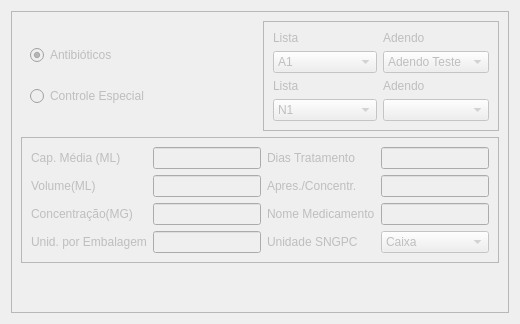
          <widget class="QWidget" name="SNGPC">
           <attribute name="title">
            <string>SNGPC</string>
           </attribute>
           <layout class="QGridLayout" name="gridLayout_12">
            <item row="0" column="0">
             <widget class="QFrame" name="SNGPC_Frame">
              <property name="enabled">
               <bool>false</bool>
              </property>
              <property name="sizePolicy">
               <sizepolicy hsizetype="Preferred" vsizetype="Preferred">
                <horstretch>0</horstretch>
                <verstretch>0</verstretch>
               </sizepolicy>
              </property>
              <property name="autoFillBackground">
               <bool>true</bool>
              </property>
              <property name="frameShape">
               <enum>QFrame::StyledPanel</enum>
              </property>
              <property name="frameShadow">
               <enum>QFrame::Raised</enum>
              </property>
              <layout class="QGridLayout" name="gridLayout_2">
               <item row="0" column="0">
                <widget class="QWidget" name="SNGPCWidget" native="true">
                 <property name="sizePolicy">
                  <sizepolicy hsizetype="Preferred" vsizetype="Preferred">
                   <horstretch>0</horstretch>
                   <verstretch>0</verstretch>
                  </sizepolicy>
                 </property>
                 <layout class="QGridLayout" name="gridLayout_6">
                  <item row="0" column="0">
                   <widget class="QRadioButton" name="Antibiotico_radioButton">
                    <property name="text">
                     <string>Antibióticos</string>
                    </property>
                    <property name="checked">
                     <bool>true</bool>
                    </property>
                   </widget>
                  </item>
                  <item row="1" column="0">
                   <widget class="QRadioButton" name="ControleEspecial_radioButton">
                    <property name="text">
                     <string>Controle Especial</string>
                    </property>
                   </widget>
                  </item>
                 </layout>
                </widget>
               </item>
               <item row="1" column="0" colspan="2">
                <widget class="QFrame" name="SNGPC_Frame2">
                 <property name="enabled">
                  <bool>false</bool>
                 </property>
                 <property name="frameShape">
                  <enum>QFrame::StyledPanel</enum>
                 </property>
                 <property name="frameShadow">
                  <enum>QFrame::Raised</enum>
                 </property>
                 <layout class="QGridLayout" name="gridLayout_8">
                  <item row="3" column="0">
                   <widget class="QLabel" name="Volume_Label">
                    <property name="text">
                     <string>Volume(ML)</string>
                    </property>
                   </widget>
                  </item>
                  <item row="3" column="1">
                   <widget class="QLineEdit" name="Volume_Entry">
                    <property name="styleSheet">
                     <string notr="true"/>
                    </property>
                    <property name="alignment">
                     <set>Qt::AlignLeading|Qt::AlignLeft|Qt::AlignTop</set>
                    </property>
                    <property name="readOnly">
                     <bool>false</bool>
                    </property>
                   </widget>
                  </item>
                  <item row="4" column="1">
                   <widget class="QLineEdit" name="Concentracao_Entry">
                    <property name="styleSheet">
                     <string notr="true"/>
                    </property>
                    <property name="alignment">
                     <set>Qt::AlignLeading|Qt::AlignLeft|Qt::AlignTop</set>
                    </property>
                    <property name="readOnly">
                     <bool>false</bool>
                    </property>
                   </widget>
                  </item>
                  <item row="4" column="0">
                   <widget class="QLabel" name="Concentracao_Label">
                    <property name="text">
                     <string>Concentração(MG)</string>
                    </property>
                   </widget>
                  </item>
                  <item row="1" column="0">
                   <widget class="QLabel" name="CapMedia_Label">
                    <property name="text">
                     <string>Cap. Média (ML)</string>
                    </property>
                    <property name="alignment">
                     <set>Qt::AlignLeading|Qt::AlignLeft|Qt::AlignVCenter</set>
                    </property>
                   </widget>
                  </item>
                  <item row="1" column="2">
                   <widget class="QLabel" name="DiasTrat_Label">
                    <property name="text">
                     <string>Dias Tratamento</string>
                    </property>
                   </widget>
                  </item>
                  <item row="1" column="1">
                   <widget class="QLineEdit" name="CapMedia_Entry">
                    <property name="mouseTracking">
                     <bool>true</bool>
                    </property>
                    <property name="focusPolicy">
                     <enum>Qt::StrongFocus</enum>
                    </property>
                    <property name="styleSheet">
                     <string notr="true"/>
                    </property>
                    <property name="echoMode">
                     <enum>QLineEdit::Normal</enum>
                    </property>
                    <property name="alignment">
                     <set>Qt::AlignLeading|Qt::AlignLeft|Qt::AlignTop</set>
                    </property>
                    <property name="readOnly">
                     <bool>false</bool>
                    </property>
                    <property name="cursorMoveStyle">
                     <enum>Qt::LogicalMoveStyle</enum>
                    </property>
                   </widget>
                  </item>
                  <item row="1" column="3">
                   <widget class="QLineEdit" name="DiasTrat_Entry">
                    <property name="styleSheet">
                     <string notr="true"/>
                    </property>
                    <property name="readOnly">
                     <bool>false</bool>
                    </property>
                   </widget>
                  </item>
                  <item row="3" column="3">
                   <widget class="QLineEdit" name="Apres_Entry">
                    <property name="styleSheet">
                     <string notr="true"/>
                    </property>
                    <property name="readOnly">
                     <bool>false</bool>
                    </property>
                   </widget>
                  </item>
                  <item row="3" column="2">
                   <widget class="QLabel" name="Apres_Label">
                    <property name="text">
                     <string>Apres./Concentr.</string>
                    </property>
                   </widget>
                  </item>
                  <item row="4" column="2">
                   <widget class="QLabel" name="NomeMedic_Label">
                    <property name="text">
                     <string>Nome Medicamento</string>
                    </property>
                   </widget>
                  </item>
                  <item row="4" column="3">
                   <widget class="QLineEdit" name="NomeMedic_Entry">
                    <property name="styleSheet">
                     <string notr="true"/>
                    </property>
                    <property name="readOnly">
                     <bool>false</bool>
                    </property>
                   </widget>
                  </item>
                  <item row="5" column="0">
                   <widget class="QLabel" name="UnidEmbalagemLabel">
                    <property name="text">
                     <string>Unid. por Embalagem</string>
                    </property>
                   </widget>
                  </item>
                  <item row="5" column="1">
                   <widget class="QLineEdit" name="UnidEmbalagem_Entry">
                    <property name="styleSheet">
                     <string notr="true"/>
                    </property>
                    <property name="alignment">
                     <set>Qt::AlignLeading|Qt::AlignLeft|Qt::AlignTop</set>
                    </property>
                    <property name="readOnly">
                     <bool>false</bool>
                    </property>
                   </widget>
                  </item>
                  <item row="5" column="3">
                   <widget class="QComboBox" name="UnidadeSNGPC_ComboBox_2">
                    <property name="enabled">
                     <bool>false</bool>
                    </property>
                    <property name="sizePolicy">
                     <sizepolicy hsizetype="Preferred" vsizetype="Fixed">
                      <horstretch>0</horstretch>
                      <verstretch>0</verstretch>
                     </sizepolicy>
                    </property>
                    <item>
                     <property name="text">
                      <string>Caixa</string>
                     </property>
                    </item>
                    <item>
                     <property name="text">
                      <string>Frasco</string>
                     </property>
                    </item>
                   </widget>
                  </item>
                  <item row="5" column="2">
                   <widget class="QLabel" name="UnidadeSNGPC_Label_2">
                    <property name="sizePolicy">
                     <sizepolicy hsizetype="Preferred" vsizetype="Fixed">
                      <horstretch>0</horstretch>
                      <verstretch>0</verstretch>
                     </sizepolicy>
                    </property>
                    <property name="text">
                     <string>Unidade SNGPC</string>
                    </property>
                    <property name="alignment">
                     <set>Qt::AlignBottom|Qt::AlignLeading|Qt::AlignLeft</set>
                    </property>
                   </widget>
                  </item>
                 </layout>
                </widget>
               </item>
               <item row="2" column="0" colspan="2">
                <spacer name="verticalSpacer">
                 <property name="orientation">
                  <enum>Qt::Vertical</enum>
                 </property>
                 <property name="sizeHint" stdset="0">
                  <size>
                   <width>20</width>
                   <height>40</height>
                  </size>
                 </property>
                </spacer>
               </item>
               <item row="0" column="1">
                <widget class="QFrame" name="ControleEspecial_Frame">
                 <property name="sizePolicy">
                  <sizepolicy hsizetype="Preferred" vsizetype="Preferred">
                   <horstretch>0</horstretch>
                   <verstretch>0</verstretch>
                  </sizepolicy>
                 </property>
                 <property name="frameShape">
                  <enum>QFrame::StyledPanel</enum>
                 </property>
                 <property name="frameShadow">
                  <enum>QFrame::Raised</enum>
                 </property>
                 <layout class="QGridLayout" name="gridLayout_16">
                  <item row="0" column="0">
                   <widget class="QLabel" name="ListaContEsp_Label">
                    <property name="sizePolicy">
                     <sizepolicy hsizetype="Preferred" vsizetype="Fixed">
                      <horstretch>0</horstretch>
                      <verstretch>0</verstretch>
                     </sizepolicy>
                    </property>
                    <property name="visible">
                     <bool>false</bool>
                    </property>
                    <property name="text">
                     <string>Lista</string>
                    </property>
                    <property name="alignment">
                     <set>Qt::AlignBottom|Qt::AlignLeading|Qt::AlignLeft</set>
                    </property>
                   </widget>
                  </item>
                  <item row="0" column="1">
                   <widget class="QLabel" name="AdendoContEsp_Label">
                    <property name="sizePolicy">
                     <sizepolicy hsizetype="Preferred" vsizetype="Fixed">
                      <horstretch>0</horstretch>
                      <verstretch>0</verstretch>
                     </sizepolicy>
                    </property>
                    <property name="visible">
                     <bool>false</bool>
                    </property>
                    <property name="text">
                     <string>Adendo</string>
                    </property>
                    <property name="alignment">
                     <set>Qt::AlignBottom|Qt::AlignLeading|Qt::AlignLeft</set>
                    </property>
                   </widget>
                  </item>
                  <item row="1" column="0">
                   <widget class="QComboBox" name="ListaContEsp_ComboBox">
                    <property name="enabled">
                     <bool>false</bool>
                    </property>
                    <property name="sizePolicy">
                     <sizepolicy hsizetype="Preferred" vsizetype="Fixed">
                      <horstretch>0</horstretch>
                      <verstretch>0</verstretch>
                     </sizepolicy>
                    </property>
                    <property name="visible">
                     <bool>false</bool>
                    </property>
                    <item>
                     <property name="text">
                      <string>A1</string>
                     </property>
                    </item>
                    <item>
                     <property name="text">
                      <string>A2</string>
                     </property>
                    </item>
                    <item>
                     <property name="text">
                      <string>A3</string>
                     </property>
                    </item>
                    <item>
                     <property name="text">
                      <string>B1</string>
                     </property>
                    </item>
                    <item>
                     <property name="text">
                      <string>B2</string>
                     </property>
                    </item>
                    <item>
                     <property name="text">
                      <string>C1</string>
                     </property>
                    </item>
                    <item>
                     <property name="text">
                      <string>C2</string>
                     </property>
                    </item>
                    <item>
                     <property name="text">
                      <string>C3</string>
                     </property>
                    </item>
                    <item>
                     <property name="text">
                      <string>C4</string>
                     </property>
                    </item>
                    <item>
                     <property name="text">
                      <string>C5</string>
                     </property>
                    </item>
                   </widget>
                  </item>
                  <item row="1" column="1">
                   <widget class="QComboBox" name="AdendoContEsp_ComboBox">
                    <property name="enabled">
                     <bool>false</bool>
                    </property>
                    <property name="sizePolicy">
                     <sizepolicy hsizetype="Preferred" vsizetype="Fixed">
                      <horstretch>0</horstretch>
                      <verstretch>0</verstretch>
                     </sizepolicy>
                    </property>
                    <property name="visible">
                     <bool>false</bool>
                    </property>
                    <item>
                     <property name="text">
                      <string>Adendo Teste</string>
                     </property>
                    </item>
                   </widget>
                  </item>
                  <item row="2" column="0">
                   <widget class="QLabel" name="ListaAnti_Label">
                    <property name="sizePolicy">
                     <sizepolicy hsizetype="Preferred" vsizetype="Fixed">
                      <horstretch>0</horstretch>
                      <verstretch>0</verstretch>
                     </sizepolicy>
                    </property>
                    <property name="text">
                     <string>Lista</string>
                    </property>
                    <property name="alignment">
                     <set>Qt::AlignBottom|Qt::AlignLeading|Qt::AlignLeft</set>
                    </property>
                   </widget>
                  </item>
                  <item row="3" column="0">
                   <widget class="QComboBox" name="ListaAnti_ComboBox">
                    <property name="enabled">
                     <bool>false</bool>
                    </property>
                    <property name="sizePolicy">
                     <sizepolicy hsizetype="Preferred" vsizetype="Fixed">
                      <horstretch>0</horstretch>
                      <verstretch>0</verstretch>
                     </sizepolicy>
                    </property>
                    <item>
                     <property name="text">
                      <string>N1</string>
                     </property>
                    </item>
                   </widget>
                  </item>
                  <item row="3" column="1">
                   <widget class="QComboBox" name="AdendoAnti_ComboBox">
                    <property name="enabled">
                     <bool>false</bool>
                    </property>
                    <property name="sizePolicy">
                     <sizepolicy hsizetype="Preferred" vsizetype="Fixed">
                      <horstretch>0</horstretch>
                      <verstretch>0</verstretch>
                     </sizepolicy>
                    </property>
                   </widget>
                  </item>
                  <item row="2" column="1">
                   <widget class="QLabel" name="AdendoAnti_Label">
                    <property name="sizePolicy">
                     <sizepolicy hsizetype="Preferred" vsizetype="Fixed">
                      <horstretch>0</horstretch>
                      <verstretch>0</verstretch>
                     </sizepolicy>
                    </property>
                    <property name="text">
                     <string>Adendo</string>
                    </property>
                    <property name="alignment">
                     <set>Qt::AlignBottom|Qt::AlignLeading|Qt::AlignLeft</set>
                    </property>
                   </widget>
                  </item>
                 </layout>
                </widget>
               </item>
              </layout>
             </widget>
            </item>
           </layout>
          </widget>
